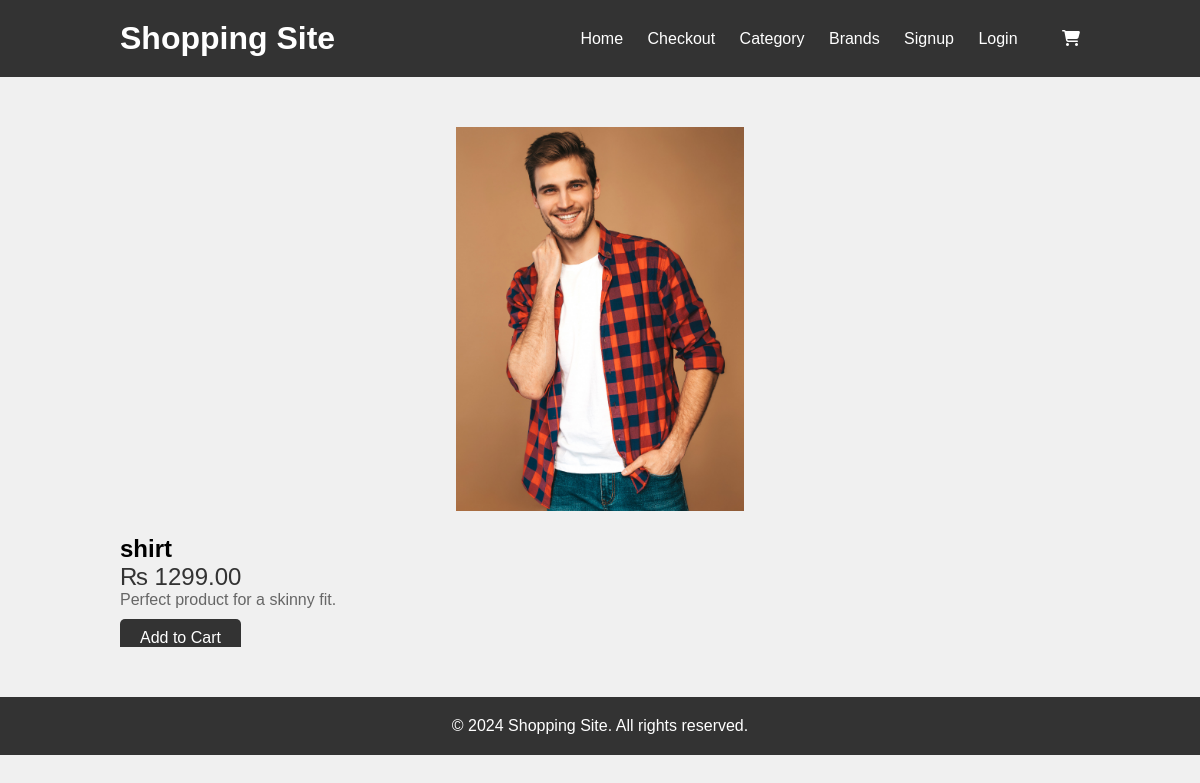
Screenshot of /product_details.php?id=1 with the database file from the repository.
### tables this page shows
CREATE TABLE `products` (
  `id` int(11) NOT NULL,
  `name` varchar(255) NOT NULL,
  `image` varchar(255) DEFAULT NULL,
  `category` varchar(100) DEFAULT NULL,
  `brand` varchar(100) DEFAULT NULL,
  `price` decimal(10,2) NOT NULL,
  `details` text DEFAULT NULL
);

### product_details.php (the view, shortened to what this page needs)
<?php
require_once './db_connection.php';
require_once './header.php';
$id = isset($_GET['id']) ? $_GET['id'] : "";
if (!empty($id)) {
	$sql = "SELECT * FROM products WHERE id = " . $id;
	$result = mysqli_query($conn, $sql);
	$row = mysqli_fetch_assoc($result);
}
?>
<section class="product-details">
	<div class="container">
		<div class="product-image">
			<img src="./admin/Images/<?php echo $row['image'] ?>" alt="Product Name">
		</div>
		<div class="product-info">
			<h2><?php echo $row['name']; ?></h2>
			<p class="price">&#8360; <?php echo $row['price']; ?></p>
			<p class="description"><?php echo $row['details']; ?></p>
			<a href="./cart.php?id=<?php echo $row['id']; ?>">Add to Cart</a>
		</div>
	</div>
</section>
<?php require_once './footer.php'; ?>

### css/user_style.css (style rules this page uses)
:root { --blue: #2980b9; --red: tomato; --green: rgb(26, 174, 26); --orange: rgb(218, 167, 73); --black: #333; --white: #fff; --table-bg-color: #f0f0f0; --table-border-color: #ccc; --bg-color: #f0f0f0; --dark-bg: rgba(0, 0, 0, .7); --box-shadow: 0 .5rem 1rem rgba(0, 0, 0, .1); --border: .1rem solid #999; }
* { margin: 0; padding: 0; box-sizing: border-box; }
body { font-family: Arial, sans-serif; background-color: var(--bg-color); display: flex; min-height: 100vh; flex-direction: column; }
.container { width: 80%; margin: 0 auto; overflow: hidden; }
.product-details { padding: 50px 0; text-align: center; }
.product-image img { max-width: 30%; height: auto; margin-bottom: 20px; }
.product-info { text-align: left; }
.product-info h2 { margin-top: 0; }
.price { font-size: 1.5rem; color: var(--black); }
.description { color: #666; margin-bottom: 20px; }
.product-details a { margin-top: 10px; background-color: var(--black); color: var(--white); text-decoration: none; padding: 10px 20px; border-radius: 5px; margin-bottom: 10px; }

### rows the page displays
products: image (picture), name "shirt", price "1299.00", details "Perfect product for a skinny fit."
